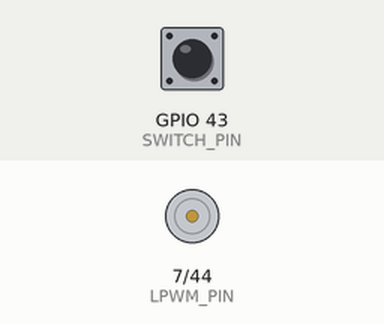
Simulated run of this sketch. Board: Seeed XIAO ESP32-S3. Parts: motor-driver pin pairs drawn as motors (green arrow = first pin HIGH = forward, orange = second pin HIGH = backward, longer = more drive, scaled by the enable pin). The test bench sets the inputs (shaded band); at power-on: GPIO 43 (SWITCH_PIN) LOW.

Above: at 1.3 s.
1.4 s: GPIO 43 (SWITCH_PIN) pulled HIGH for 0.15 s
At 2.0 s:
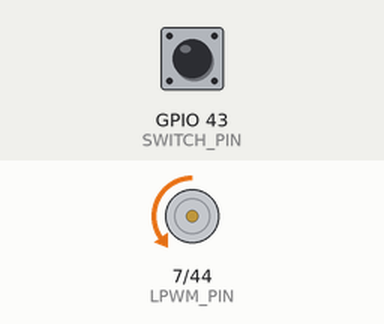
3.0 s: GPIO 43 (SWITCH_PIN) pulled HIGH for 1 s
At 4.4 s:
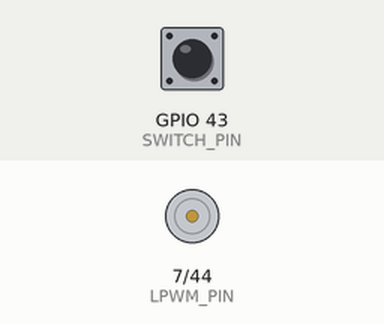
5.5 s: GPIO 43 (SWITCH_PIN) pulled HIGH for 3.2 s
At 6.3 s:
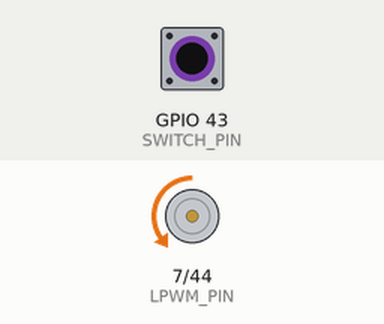
Timing chart, 0 to 16.2 s (numbered marks = the images above; inputs shaded):
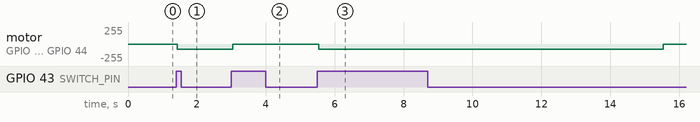

The sketch:

bts7960_switch_toggle_test.ino
```cpp
/*
  Standalone XIAO ESP32-S3 + BTS7960 switch-toggle bench test

  Wiring:
    D9 -> joined R_EN + L_EN
    D8 -> LPWM
    D7 -> RPWM
    D6 -> filtered NC limit-switch input

  Limit switch:
    COM -> GND
    NC  -> signal cable
    NO  -> unused

  External input network:
    10k pull-up to 3V3, 100 nF to GND, and 1k series to D6.

  Behavior:
    - Boots with the motor stopped.
    - Requires the NC circuit to be closed/LOW before it is armed.
    - First press/opening starts the motor slowly.
    - Release, then press/open again to stop it.
    - Holding the switch does not cause repeated toggles.
    - A 10-second timeout stops the motor as a bench-test backstop.

  CAUTION: An NC switch opening and a broken/disconnected wire both read HIGH.
  While stopped, either event after arming can start the motor in this special
  toggle test. Do not use this behavior as production limit-switch logic.
*/

#include <Arduino.h>

constexpr uint8_t ENABLE_PIN = D9;
constexpr uint8_t LPWM_PIN = D8;
constexpr uint8_t RPWM_PIN = D7;
constexpr uint8_t SWITCH_PIN = D6;

constexpr uint32_t PWM_FREQUENCY_HZ = 20000;
constexpr uint8_t PWM_RESOLUTION_BITS = 8;
constexpr uint8_t MOTOR_DUTY = 80;  // 0-255; about 31% command
constexpr uint32_t DEBOUNCE_MS = 35;
constexpr uint32_t MAX_RUN_MS = 10000;

bool motorRunning = false;
bool stableSwitchOpen = false;
bool lastRawSwitchOpen = false;
bool switchArmed = false;
uint32_t rawChangedAtMs = 0;
uint32_t motorStartedAtMs = 0;

void stopMotor() {
  // Remove drive before disabling the bridge.
  ledcWrite(RPWM_PIN, 0);
  ledcWrite(LPWM_PIN, 0);
  digitalWrite(ENABLE_PIN, LOW);
  motorRunning = false;
  motorStartedAtMs = 0;
}

void startMotor() {
  // This test drives RPWM only. Swap RPWM/LPWM here to reverse direction.
  ledcWrite(LPWM_PIN, 0);
  ledcWrite(RPWM_PIN, 0);
  digitalWrite(ENABLE_PIN, HIGH);
  ledcWrite(RPWM_PIN, MOTOR_DUTY);
  motorRunning = true;
  motorStartedAtMs = millis();
}

void toggleMotor() {
  if (motorRunning) {
    stopMotor();
  } else {
    startMotor();
  }
}

void updateSwitch() {
  const uint32_t now = millis();
  const bool rawSwitchOpen = digitalRead(SWITCH_PIN) == HIGH;

  if (rawSwitchOpen != lastRawSwitchOpen) {
    lastRawSwitchOpen = rawSwitchOpen;
    rawChangedAtMs = now;
  }

  if (rawSwitchOpen != stableSwitchOpen &&
      now - rawChangedAtMs >= DEBOUNCE_MS) {
    stableSwitchOpen = rawSwitchOpen;

    if (!stableSwitchOpen) {
      // Arm only after a stable release/closed NC circuit.
      switchArmed = true;
    } else if (switchArmed) {
      // Consume one press. It must return LOW before another can register.
      switchArmed = false;
      toggleMotor();
    }
  }
}

void setup() {
  pinMode(ENABLE_PIN, OUTPUT);
  pinMode(RPWM_PIN, OUTPUT);
  pinMode(LPWM_PIN, OUTPUT);
  digitalWrite(ENABLE_PIN, LOW);
  digitalWrite(RPWM_PIN, LOW);
  digitalWrite(LPWM_PIN, LOW);

  // The board already has the external 10k pull-up.
  pinMode(SWITCH_PIN, INPUT);

  const bool rightAttached =
      ledcAttach(RPWM_PIN, PWM_FREQUENCY_HZ, PWM_RESOLUTION_BITS);
  const bool leftAttached =
      ledcAttach(LPWM_PIN, PWM_FREQUENCY_HZ, PWM_RESOLUTION_BITS);

  if (!rightAttached || !leftAttached) {
    stopMotor();
    while (true) {
      delay(1000);
    }
  }

  stopMotor();
  delay(150);  // Let the external RC input settle before sampling it.

  stableSwitchOpen = digitalRead(SWITCH_PIN) == HIGH;
  lastRawSwitchOpen = stableSwitchOpen;
  rawChangedAtMs = millis();
  switchArmed = !stableSwitchOpen;
}

void loop() {
  updateSwitch();

  if (motorRunning && millis() - motorStartedAtMs >= MAX_RUN_MS) {
    stopMotor();
  }

  delay(1);
}
```

Measured:
- after the input at 1.4 s, motor on GPIO 7 (LPWM_PIN) / GPIO 44 (RPWM_PIN): stopped → backward 80/255 at once
- after the input at 3.0 s, motor on GPIO 7 (LPWM_PIN) / GPIO 44 (RPWM_PIN): backward 80/255 → stopped at once
- after the input at 5.5 s, motor on GPIO 7 (LPWM_PIN) / GPIO 44 (RPWM_PIN): stopped → backward 80/255 at once, → stopped 10.0 s later
